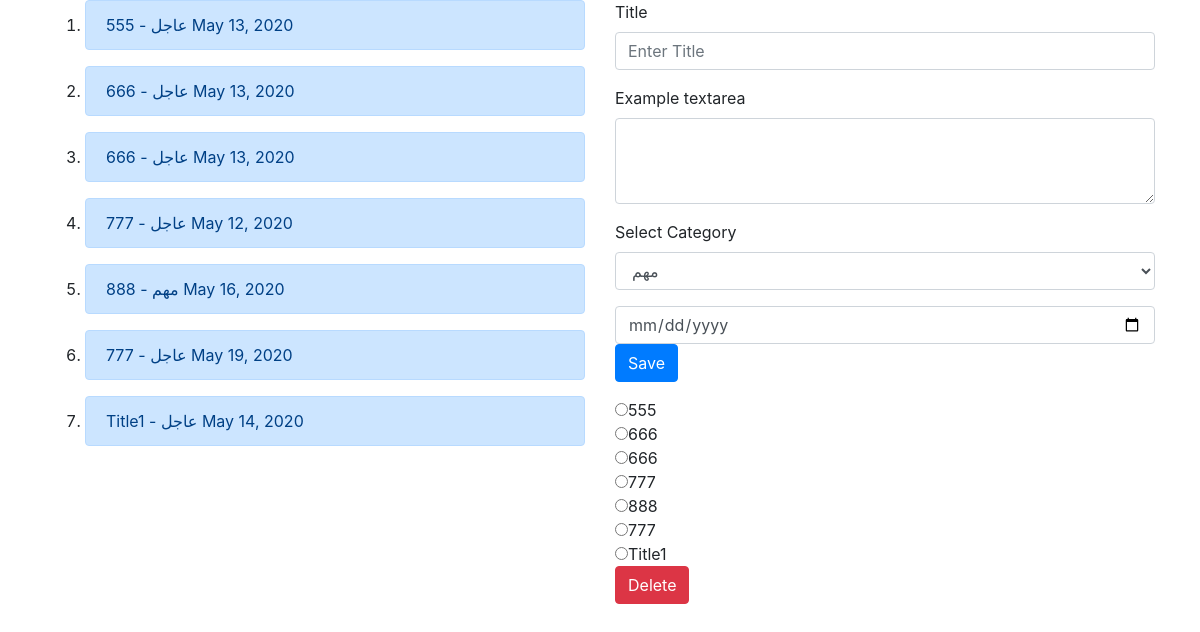
Before: / with the older database file.
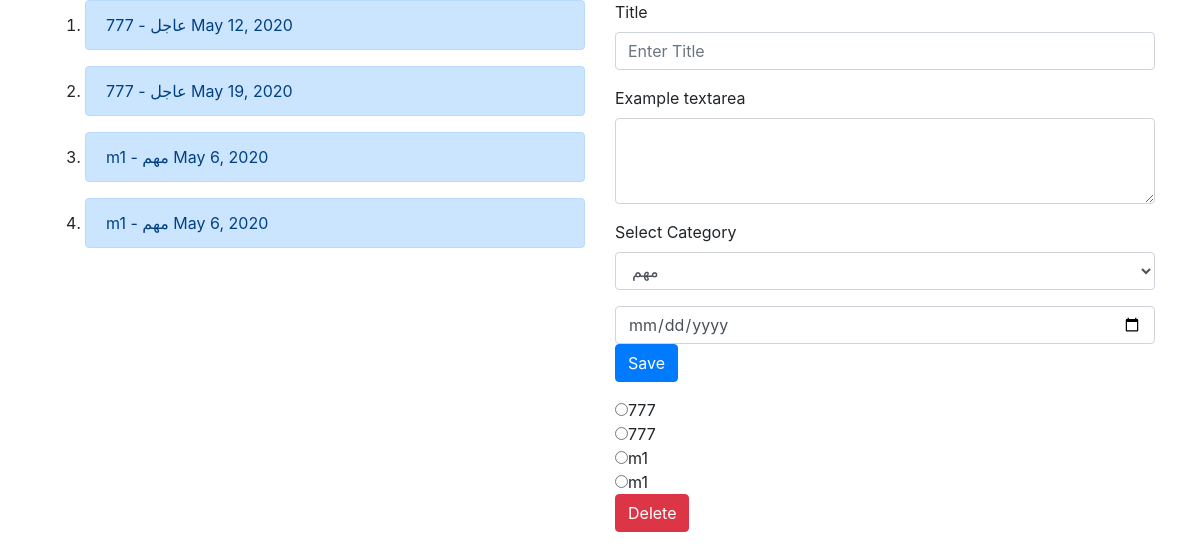
After: the same page with the newer database file.
### todoapp/models.py (models this page shows, shortened)
class Todo(models.Model):
    title = models.CharField(max_length=200)
    content = models.TextField()
    created =  models.DateField(default=timezone.now())
    due_date =  models.DateField(default=timezone.now())
    category = models.ForeignKey(Category, on_delete=models.CASCADE)

class Category(models.Model):
    name = models.CharField(max_length=100)

### todoapp/views.py (the view, shortened to what this page needs)
# urls.py: path('', index),
def index(request):
    categories = Category.objects.all()
    todos =  Todo.objects.all()
    return render(request,'index.html', {'categories':categories,'todo_list':todos })

### templates/index.html (shortened to what this page needs)
{% extends 'base.html' %}
{% block content %}
<div class="row">
    <div class="col-6">
        <ol>
            {% for todo in todo_list %}
            <li>
            <div class="alert alert-primary" role="alert">
                {{todo.title}} - {{todo.category.name}} {{todo.due_date}}
            </div>
            </li>
            {% endfor %}
        </ol>
    </div>
    <div class="col-6">
        <form action='' method="POST">
            <div class="form-group">
                <label for="titleInput1">Title</label>
                <input type="text" class="form-control" name='title' id="titleInput1" placeholder="Enter Title">
            </div>
            <div class="form-group">
                <label for="content">Example textarea</label>
                <textarea class="form-control" name='content' id="content" rows="3"></textarea>
            </div>
            <div class="form-group">
                <label for="selected_category_id">Select Category</label>
                <select class="form-control" name="selected_category" id="selected_category_id">
{% for cat  in categories %}
        <option value="{{cat.id}}">
            {{cat.name}}
        </option>
    {% endfor %}
</select>
            </div>
            <input class="form-control" type="date" name="due_date">
            <button type="submit" name="save" class="btn btn-primary">Save</button>
        </form>
        <form action='' method="POST">
            {% for val in todo_list %}
            <input type="radio" name="val" value="{{val.id}}">{{val.title}}  </br>
            {% endfor %}
            <button type="submit" name="delete" class="btn btn-danger">Delete</button>
        </form>
    </div>
</div>
{% endblock content %}

### templates/base.html (shortened to what this page needs)
<html lang="en">
<head>
    <link rel="stylesheet" href="https://stackpath.bootstrapcdn.com/bootstrap/4.4.1/css/bootstrap.min.css">
</head>
<body>
    <div class="container">
    {% block content %}
    {% endblock content %}
    </div>
</body>
</html>

Changed rows visible on the page:
removed Todo: title "555", category.name "عاجل", due_date "May 13, 2020"
removed Todo: title "666", category.name "عاجل", due_date "May 13, 2020"
removed Todo: title "666", category.name "عاجل", due_date "May 13, 2020"
removed Todo: title "888", category.name "مهم", due_date "May 16, 2020"
removed Todo: title "Title1", category.name "عاجل", due_date "May 14, 2020"
added Todo: title "m1", category.name "مهم", due_date "May 6, 2020"
added Todo: title "m1", category.name "مهم", due_date "May 6, 2020"
